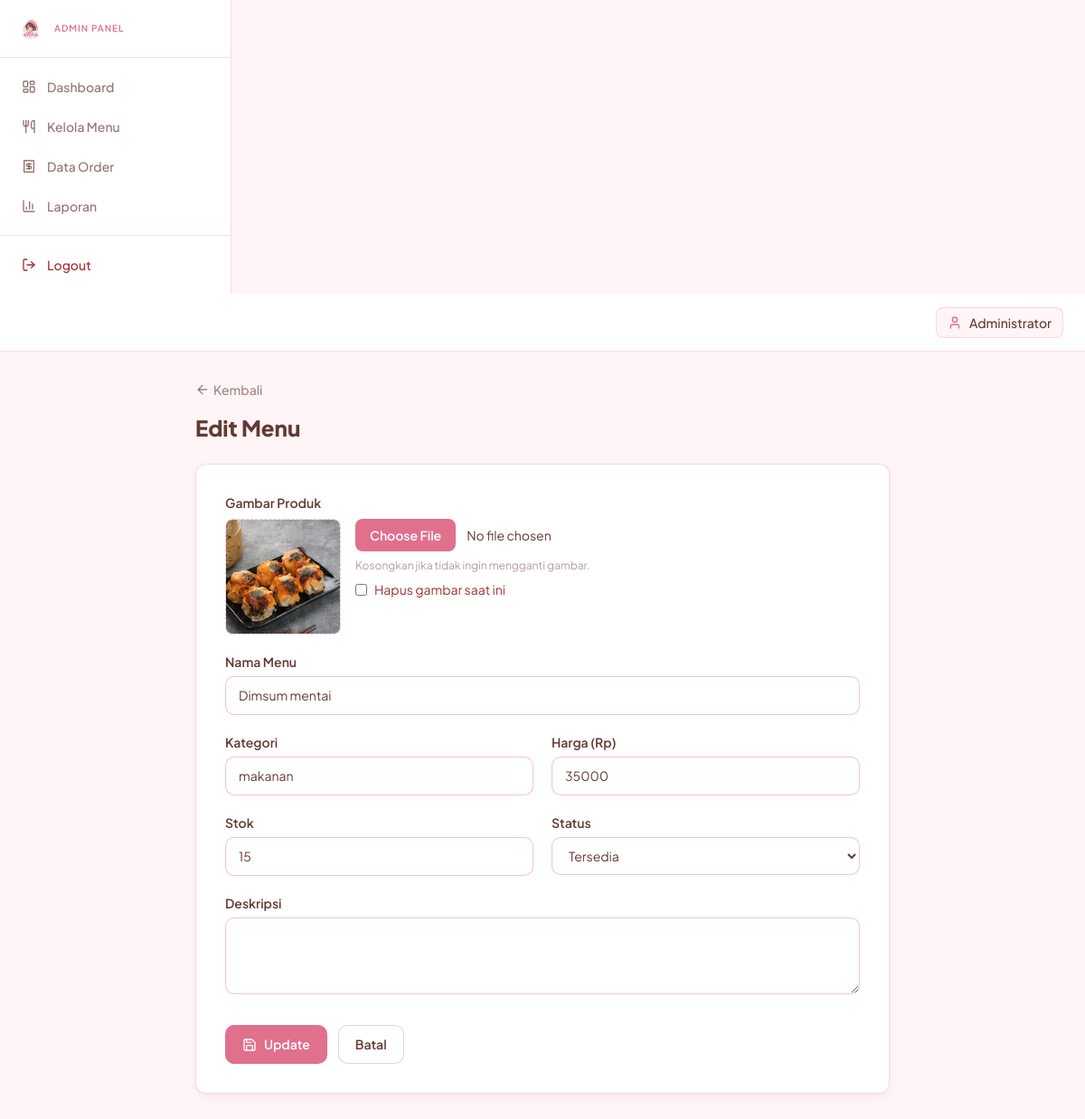
The page /admin/menu_edit.php?id=2 (signed in) on the database its author committed.
### tables this page shows
CREATE TABLE `menu` (
  `id` int(11) NOT NULL,
  `nama_menu` varchar(100) NOT NULL,
  `kategori` varchar(50) NOT NULL,
  `harga` decimal(10,2) NOT NULL,
  `deskripsi` text DEFAULT NULL,
  `stok` int(11) DEFAULT 0,
  `gambar` varchar(255) DEFAULT NULL,
  `status` enum('tersedia','habis') DEFAULT 'tersedia',
  `created_at` timestamp NOT NULL DEFAULT current_timestamp(),
  `updated_at` timestamp NOT NULL DEFAULT current_timestamp() ON UPDATE current_timestamp()
);

### admin/menu_edit.php (the view, shortened to what this page needs)
<?php
require_once '../config/koneksi.php';
$id = (int)($_GET['id'] ?? 0);
$q  = mysqli_query($koneksi, "SELECT * FROM menu WHERE id = $id");
$m  = mysqli_fetch_assoc($q);
include '../includes/header.php';
include 'includes/sidebar_admin.php';
?>
<div class="flex min-h-screen">
    <div class="flex-1 min-w-0">
        <?php include 'includes/topbar_admin.php'; ?>
        <main class="p-6 lg:p-8">
            <div class="max-w-3xl mx-auto">
                <a href="menu.php" class="inline-flex items-center gap-1 text-sm font-medium text-accent/60 hover:text-primary mb-4">
                    <i data-lucide="arrow-left" class="w-4 h-4"></i> Kembali
                </a>
                <h1 class="text-2xl font-extrabold text-accent mb-6">Edit Menu</h1>
                <form method="POST" enctype="multipart/form-data" class="card card-shadow p-6 lg:p-8 space-y-5">
                    <div>
                        <label class="block text-sm font-semibold mb-2">Gambar Produk</label>
                        <div class="flex flex-col sm:flex-row items-start gap-4">
                            <div class="w-32 h-32 rounded-lg bg-soft border border-dashed border-secondary/60 flex items-center justify-center overflow-hidden">
                                <?php if (!empty($m['gambar']) && is_file(UPLOAD_DIR . $m['gambar'])): ?>
                                    <img id="gambarPreview" src="<?= UPLOAD_URL . htmlspecialchars($m['gambar']); ?>"
                                         class="w-full h-full object-cover">
                                <?php endif; ?>
                            </div>
                            <div class="flex-1 space-y-2">
                                <input type="file" id="gambarInput" name="gambar" accept="image/*"
                                       class="block w-full text-sm file:mr-3 file:py-2 file:px-4 file:rounded-lg file:border-0 file:bg-primary file:text-white file:font-semibold hover:file:bg-[#cf5f7b] file:cursor-pointer cursor-pointer">
                                <p class="text-xs text-accent/50">Kosongkan jika tidak ingin mengganti gambar.</p>
                                <?php if (!empty($m['gambar'])): ?>
                                    <label class="inline-flex items-center gap-2 text-sm text-[#A32E2E] cursor-pointer">
                                        <input type="checkbox" name="hapus_gambar" value="1">
                                        Hapus gambar saat ini
                                    </label>
                                <?php endif; ?>
                            </div>
                        </div>
                    </div>
                    <div class="grid sm:grid-cols-2 gap-5">
                        <div class="sm:col-span-2">
                            <label class="block text-sm font-semibold mb-1.5">Nama Menu</label>
                            <input type="text" name="nama_menu" required value="<?= htmlspecialchars($m['nama_menu']); ?>" class="input">
                        </div>
                        <div>
                            <label class="block text-sm font-semibold mb-1.5">Kategori</label>
                            <input type="text" name="kategori" required value="<?= htmlspecialchars($m['kategori']); ?>" class="input">
                        </div>
                        <div>
                            <label class="block text-sm font-semibold mb-1.5">Harga (Rp)</label>
                            <input type="number" name="harga" required min="0" value="<?= (float)$m['harga']; ?>" class="input">
                        </div>
                        <div>
                            <label class="block text-sm font-semibold mb-1.5">Stok</label>
                            <input type="number" name="stok" required min="0" value="<?= (int)$m['stok']; ?>" class="input">
                        </div>
                        <div>
                            <label class="block text-sm font-semibold mb-1.5">Status</label>
                            <select name="status" class="input">
                                <option value="tersedia" <?= $m['status']==='tersedia'?'selected':''; ?>>Tersedia</option>
                            </select>
                        </div>
                        <div class="sm:col-span-2">
                            <label class="block text-sm font-semibold mb-1.5">Deskripsi</label>
                            <textarea name="deskripsi" rows="3" class="input"><?= htmlspecialchars($m['deskripsi']); ?></textarea>
                        </div>
                    </div>
                    <div class="flex items-center gap-3 pt-2">
                        <button type="submit" class="btn btn-primary">
                            <i data-lucide="save" class="w-4 h-4"></i> Update
                        </button>
                        <a href="menu.php" class="btn btn-secondary">Batal</a>
                    </div>
                </form>
            </div>
        </main>
    </div>
</div>
<?php include '../includes/footer.php'; ?>

### assets/css/style.css (style rules this page uses)
:root { --c-primary: #E0708C; --c-secondary: #F3A8BB; --c-accent: #623933; --c-soft: #FFF5F7; --c-surface: #FFFFFF; }
html { scroll-behavior: smooth; }
body { font-feature-settings: 'ss01', 'cv11'; -webkit-font-smoothing: antialiased; }
.card { background: var(--c-surface); border: 1px solid rgba(243, 168, 187, 0.45); border-radius: 12px; }
.card-shadow { box-shadow: 0 1px 2px rgba(98, 57, 51, 0.04), 0 4px 12px rgba(98, 57, 51, 0.06); }
.input { width: 100%; padding: 10px 14px; border: 1px solid rgba(243, 168, 187, 0.7); border-radius: 10px; background: var(--c-surface); color: var(--c-accent); font-size: 14px; transition: border-color .15s, box-shadow .15s; }
.btn { display: inline-flex; align-items: center; justify-content: center; gap: 8px; padding: 10px 18px; border-radius: 10px; font-weight: 600; font-size: 14px; transition: background-color .15s, color .15s, border-color .15s; cursor: pointer; border: 1px solid transparent; }
.btn-primary { background: var(--c-primary); color: var(--c-surface); }
.btn-secondary { background: var(--c-surface); border-color: rgba(98, 57, 51, 0.2); color: var(--c-accent); }

### rows shown on the page
menu: gambar (picture), nama_menu "Dimsum mentai", kategori "makanan", harga "35000", stok "15", status "Tersedia"

### other values the page prints
$it['label'] "Dashboard"
$it['label'] "Kelola Menu"
$it['label'] "Data Order"
$it['label'] "Laporan"
$_SESSION['admin_nama'] "Administrator"
